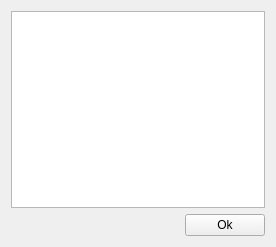
<?xml version="1.0" encoding="UTF-8"?>
<ui version="4.0">
 <class>Help</class>
 <widget class="QWidget" name="Help">
  <property name="geometry">
   <rect>
    <x>0</x>
    <y>0</y>
    <width>276</width>
    <height>247</height>
   </rect>
  </property>
  <property name="windowTitle">
   <string>Help</string>
  </property>
  <property name="windowIcon">
   <iconset theme="QIcon::ThemeIcon::HelpFaq"/>
  </property>
  <layout class="QGridLayout" name="gridLayout">
   <item row="0" column="0">
    <layout class="QVBoxLayout" name="verticalLayout">
     <item>
      <widget class="QTextBrowser" name="content"/>
     </item>
     <item>
      <layout class="QHBoxLayout" name="horizontalLayout" stretch="3,1">
       <item>
        <spacer name="horizontalSpacer">
         <property name="orientation">
          <enum>Qt::Orientation::Horizontal</enum>
         </property>
         <property name="sizeHint" stdset="0">
          <size>
           <width>40</width>
           <height>20</height>
          </size>
         </property>
        </spacer>
       </item>
       <item>
        <widget class="QPushButton" name="okButton">
         <property name="text">
          <string>Ok</string>
         </property>
        </widget>
       </item>
      </layout>
     </item>
    </layout>
   </item>
  </layout>
 </widget>
 <resources/>
 <connections/>
</ui>
